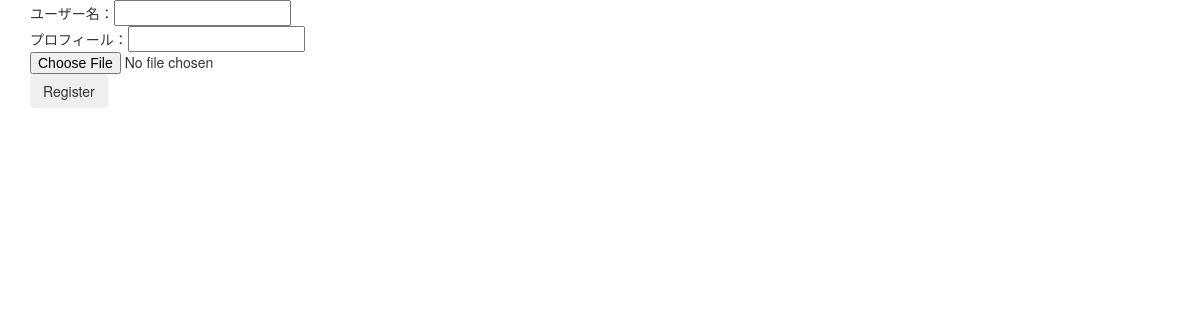
/profile/ (signed in), run on an earlier commit of the app's database.
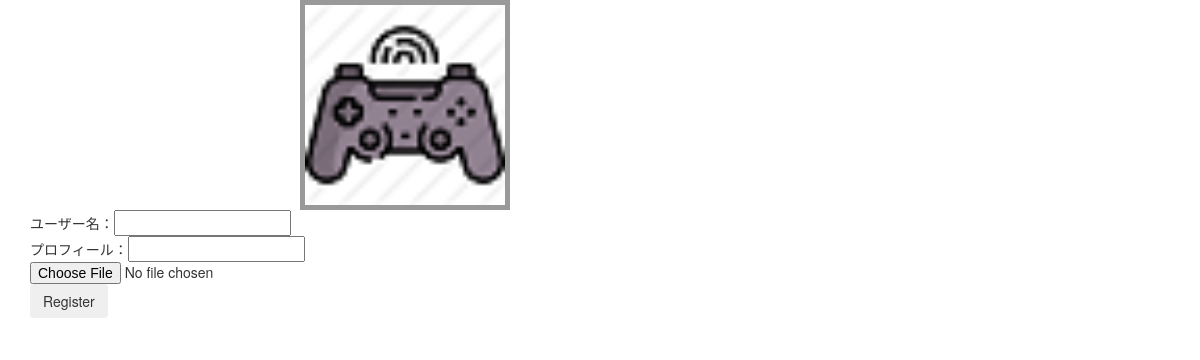
And on a later commit of the database.
### matching/models.py (models this page shows)
class UserImage(models.Model):
    user_id = models.ForeignKey(User, on_delete=models.CASCADE)
    user_images = models.ImageField(verbose_name = 'イメージ',upload_to='image/')
    delete_flg = models.BooleanField(verbose_name="削除フラグ",null=True)
    created_date = models.DateTimeField(verbose_name="作成日時",default=timezone.now)
    delete_date = models.DateTimeField(verbose_name="削除日時",null=True)

### matching/views.py (the view, shortened to what this page needs)
# urls.py: path('profile/' , views.ProfileView.profile ,name = 'profile'),
    def profile(request):
        if request.method == 'POST':
            form = UpLoadProfileImgForm(request.POST, request.FILES)
        else:
            form = UpLoadProfileImgForm()
        image_model = UserImage
        session_id = request.session.get('user_id')
        data = image_model.objects.filter(user_id=session_id)
        return render(request, 'matching/profile.html', {'form': form ,'image':data})

### matching/forms.py
class UpLoadProfileImgForm(forms.Form):
    model = UserImage
    detail_model = UserDetail
    user_images = forms.ImageField(required=True)
    user_name = forms.CharField(required=True)
    user_profile = forms.CharField(required=True)

### matching/templates/matching/profile.html (shortened to what this page needs)
{% extends 'matching/base.html' %}
{% load static %}
{% block content %}
    <link rel="stylesheet" href="{% static 'css/profile.css' %}">
    <div class="viewport">
        <div class="flipsnap">
         {% for value in image %}
            <div class="img-wrap">
                <div class="item">
                    <img src= {{ MEDIA_URL }}{{value.user_images}} class= "prof_img"/>
                </div>
            </div>
         {% endfor %}
        </div>
    </div>
    <form action="" method="post" enctype="multipart/form-data">
        ユーザー名：{{ form.user_name }}<br>
        プロフィール：{{ form.user_profile }}<br>
        {{ form.user_images }}
        <button type="submit" class="btn">Register</button>
    </form>
{% endblock %}

### matching/templates/matching/base.html (shortened to what this page needs)
{% load static %}
<html>
    <head>
        <link rel="stylesheet" href="//maxcdn.bootstrapcdn.com/bootstrap/3.2.0/css/bootstrap.min.css">
        <link rel="stylesheet" href="//maxcdn.bootstrapcdn.com/bootstrap/3.2.0/css/bootstrap-theme.min.css">
    </head>
    <body data-vide-bg="{% static 'video/run.mp4' %}">
        <div class="content container">
            <div class="row">
                <div class="col-md-8">
                {% block content %}
                {% endblock %}
                </div>
            </div>
        </div>
    </body>
</html>

### matching/static/css/profile.css (style rules this page uses)
.viewport { width: 210px; overflow: hidden; margin: 0 auto; }
.flipsnap { width: 1050px; }
.item { float: left; width: 210px; font-size: 50px; text-align: center; padding:inherit; background: #EFEFEF; border: 5px solid #999; color: #666; cursor: pointer; }
.prof_img { width : 200px ; height: 200px ; }
.img-wrap { position: relative; }

What changed in the data, as far as the page shows it:
added UserImage: user_images (picture)
